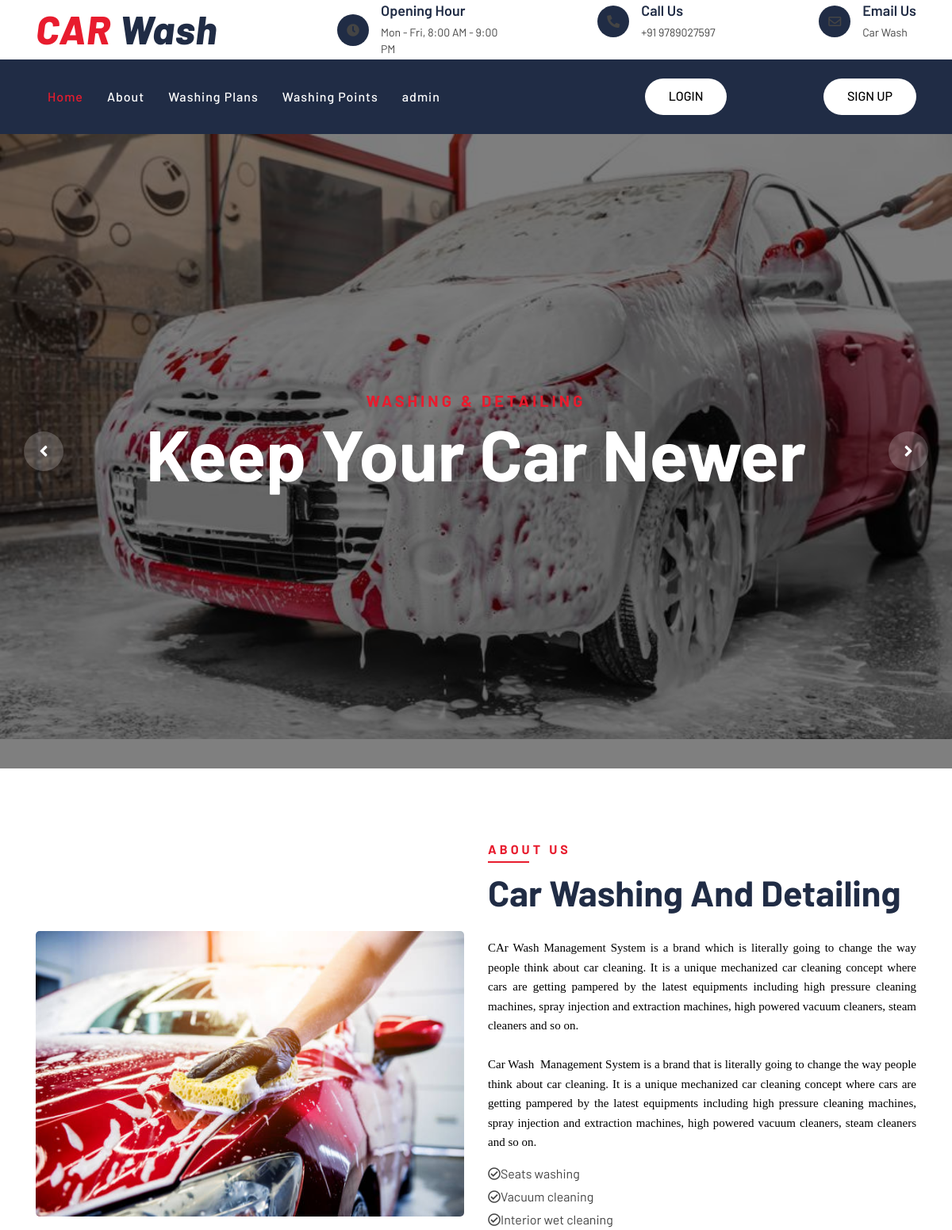
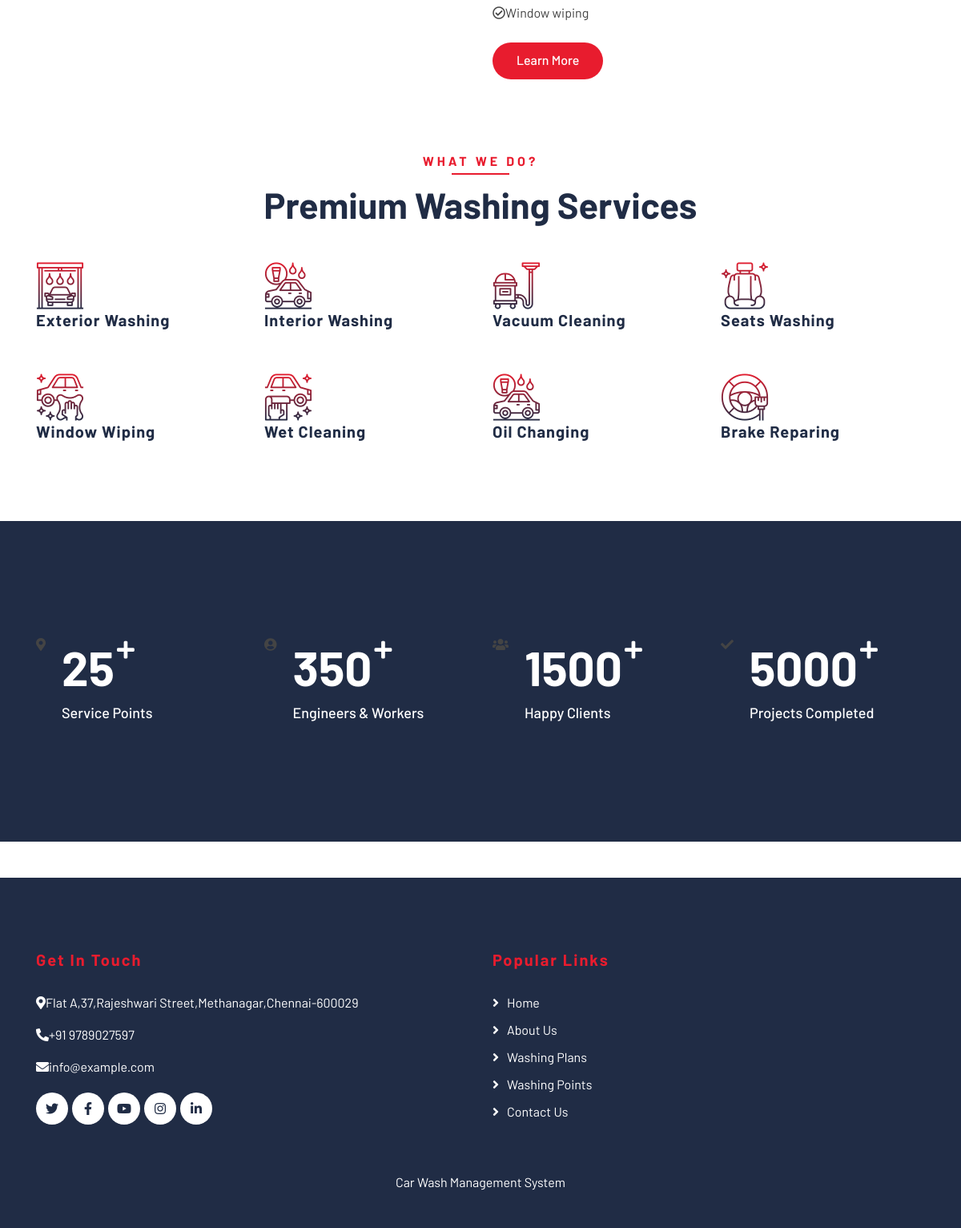
Page /cwms/index.php on the committed database (2 pictures, top to bottom).
### tables this page shows
CREATE TABLE `tblpages` (
  `id` int(11) NOT NULL,
  `type` varchar(255) DEFAULT '',
  `detail` longtext DEFAULT NULL,
  `openignHrs` varchar(255) DEFAULT NULL,
  `phoneNumber` bigint(20) DEFAULT NULL,
  `emailId` varchar(120) DEFAULT NULL
);

### cwms/index.php (the view, shortened to what this page needs)
<?php
include('includes/config.php');
?>
<!DOCTYPE html>
<html lang="en">
    <head>
        <link href="https://stackpath.bootstrapcdn.com/bootstrap/4.4.1/css/bootstrap.min.css" rel="stylesheet">
        <link href="https://cdnjs.cloudflare.com/ajax/libs/font-awesome/5.10.0/css/all.min.css" rel="stylesheet">
        <link href="lib/flaticon/font/flaticon.css" rel="stylesheet">
        <link href="lib/animate/animate.min.css" rel="stylesheet">
        <link href="lib/owlcarousel/assets/owl.carousel.min.css" rel="stylesheet">
        <link href="css/style.css" rel="stylesheet">
    </head>
    <body>
<?php include_once('includes/header.php');?>
        <div class="carousel">
            <div class="container-fluid">
                <div class="owl-carousel">
                    <div class="carousel-item">
                        <div class="carousel-img">
                            <img src="img/cr1.jpg" alt="Image">
                        </div>
                        <div class="carousel-text">
                            <h3>Washing & Detailing</h3>
                            <h1>Keep your Car Newer</h1>
                        </div>
                    </div>
                </div>
            </div>
        </div>
        <div class="about">
            <div class="container">
                <div class="row align-items-center">
                    <div class="col-lg-6">
                        <div class="about-img">
                            <img src="img/cr4.jpg" alt="Image">
                        </div>
                    </div>
                    <div class="col-lg-6">
                        <div class="section-header text-left">
                            <p>About Us</p>
                            <h2>car washing and detailing</h2>
                        </div>
                        <div class="about-content">
                            <p>
                            <?php
$sql = "SELECT type,detail from tblpages where type='aboutus'";
$query = $dbh -> prepare($sql);
$query->execute();
$results=$query->fetchAll(PDO::FETCH_OBJ);
foreach($results as $result)
{
?>
                            <p>
                            <?php   echo $result->detail; ?>
                            </p>
                        <?php } ?>
                            </p>
                            <ul>
                                <li><em class="far fa-check-circle"></em>Seats washing</li>
                                <li><em class="far fa-check-circle"></em>Vacuum cleaning</li>
                                <li><em class="far fa-check-circle"></em>Interior wet cleaning</li>
                                <li><em class="far fa-check-circle"></em>Window wiping</li>
                            </ul>
                            <a class="btn btn-custom" href="about.php">Learn More</a>
                        </div>
                    </div>
                </div>
            </div>
        </div>
        <div class="service">
            <div class="container">
                <div class="section-header text-center">
                    <p>What We Do?</p>
                    <h2>Premium Washing Services</h2>
                </div>
                <div class="row">
                    <div class="col-lg-3 col-md-6">
                        <div class="service-item">
                            <em class="flaticon-car-wash-1"></em>
                            <h3>Exterior Washing</h3>
                        </div>
                    </div>
                    <div class="col-lg-3 col-md-6">
                        <div class="service-item">
                            <em class="flaticon-car-wash"></em>
                            <h3>Interior Washing</h3>
                        </div>
                    </div>
                    <div class="col-lg-3 col-md-6">
                        <div class="service-item">
                            <em class="flaticon-vacuum-cleaner"></em>
                            <h3>Vacuum Cleaning</h3>
                        </div>
                    </div>
                    <div class="col-lg-3 col-md-6">
                        <div class="service-item">
                            <em class="flaticon-seat"></em>
                            <h3>Seats Washing</h3>
                        </div>
                    </div>
                    <div class="col-lg-3 col-md-6">
                        <div class="service-item">
                            <em class="flaticon-car-service"></em>
                            <h3>Window Wiping</h3>
                        </div>
                    </div>
                    <div class="col-lg-3 col-md-6">
                        <div class="service-item">
                            <em class="flaticon-car-service-2"></em>
                            <h3>Wet Cleaning</h3>
                        </div>
                    </div>
                    <div class="col-lg-3 col-md-6">
                        <div class="service-item">
                            <em class="flaticon-car-wash"></em>
                            <h3>Oil Changing</h3>
                        </div>
                    </div>
                    <div class="col-lg-3 col-md-6">
                        <div class="service-item">
                            <em class="flaticon-brush-1"></em>
                            <h3>Brake Reparing</h3>
                        </div>
                    </div>
                </div>
            </div>
        </div>
        <div class="facts" data-parallax="scroll" data-image-src="img/facts.jpg">
            <div class="container">
                <div class="row">
                    <div class="col-lg-3 col-md-6">
                        <div class="facts-item">
                            <em class="fa fa-map-marker-alt"></em>
                            <div class="facts-text">
                                <h3 data-toggle="counter-up">25</h3>
                                <p>Service Points</p>
                            </div>
                        </div>
                    </div>
                    <div class="col-lg-3 col-md-6">
                        <div class="facts-item">
                            <em class="fa fa-user-circle"></em>
                            <div class="facts-text">
                                <h3 data-toggle="counter-up">350</h3>
                                <p>Engineers & Workers</p>
                            </div>
                        </div>
                    </div>
                    <div class="col-lg-3 col-md-6">
                        <div class="facts-item">
                            <em class="fa fa-users"></em>
                            <div class="facts-text">
                                <h3 data-toggle="counter-up">1500</h3>
                                <p>Happy Clients</p>
                            </div>
                        </div>
                    </div>
                    <div class="col-lg-3 col-md-6">
                        <div class="facts-item">
                            <em class="fa fa-check"></em>
                            <div class="facts-text">
                                <h3 data-toggle="counter-up">5000</h3>
                                <p>Projects Completed</p>
                            </div>
                        </div>
                    </div>
                </div>
            </div>
        </div>
        <?php include_once('includes/footer.php');?>
    </body>
</html>

### cwms/includes/header.php (shortened to what this page needs)
        <div class="top-bar">
            <div class="container">
                <div class="row align-items-center">
                    <div class="col-lg-4 col-md-12">
                        <div class="logo">
                            <a href="index.php">
                                <h1>CAR <span>Wash</span></h1>
                            </a>
                        </div>
                    </div>
<?php
$sql = "SELECT * from tblpages where type='contact'";
$query = $dbh -> prepare($sql);
$query->execute();
$results=$query->fetchAll(PDO::FETCH_OBJ);
foreach($results as $result)
{
?>
                    <div class="col-lg-8 col-md-7 d-none d-lg-block">
                        <div class="row">
                            <div class="col-4">
                                <div class="top-bar-item">
                                    <div class="top-bar-icon">
                                        <em class="fa fa-clock"></em>
                                    </div>
                                    <div class="top-bar-text">
                                        <h3>Opening Hour</h3>
                                        <p>Mon - Fri, 8:00 AM - 9:00 PM</p>
                                    </div>
                                </div>
                            </div>
                            <div class="col-4">
                                <div class="top-bar-item">
                                    <div class="top-bar-icon">
                                        <em class="fa fa-phone-alt"></em>
                                    </div>
                                    <div class="top-bar-text">
                                        <h3>Call Us</h3>
                                        <p>+91 9789027597</p>
                                    </div>
                                </div>
                            </div>
                            <div class="col-4">
                                <div class="top-bar-item">
                                    <div class="top-bar-icon">
                                        <em class="far fa-envelope"></em>
                                    </div>
                                    <div class="top-bar-text">
                                        <h3>Email Us</h3>
                                        <p>Car Wash</p>
                                    </div>
                                </div>
                            </div>
                        </div>
                    </div>
                <?php } ?>
                </div>
            </div>
        </div>
        <div class="nav-bar">
            <div class="container">
                <nav class="navbar navbar-expand-lg bg-dark navbar-dark">
                    <div class="collapse navbar-collapse justify-content-between" id="navbarCollapse">
                        <div class="navbar-nav mr-auto">
                            <a href="index.php" class="nav-item nav-link active">Home</a>
                            <a href="about.php" class="nav-item nav-link">About</a>
                            <a href="washing-plans.php" class="nav-item nav-link">Washing Plans</a>
                            <a href="location.php" class="nav-item nav-link">Washing Points</a>
                            <a href="admin" class="nav-item nav-link">admin</a>
                        </div>
                        <div class="ml-auto">
                            <a class="btn btn-custom" href="Login.php">LOGIN</a>
                        </div>
                        <div class="ml-auto">
                            <a class="btn btn-custom" href="Signup.php">SIGN UP</a>
                        </div>
                    </div>
                </nav>
            </div>
        </div>

### cwms/includes/footer.php (shortened to what this page needs)
<div class="footer">
            <div class="container">
                <div class="row">
                    <div class="col-lg-6 col-md-6">
                        <div class="footer-contact">
                            <h2>Get In Touch</h2>
<?php
$sql = "SELECT * from tblpages where type='contact'";
$query = $dbh -> prepare($sql);
$query->execute();
$results=$query->fetchAll(PDO::FETCH_OBJ);
foreach($results as $result)
{
?>
                            <p><em class="fa fa-map-marker-alt"></em>Flat A,37,Rajeshwari Street,Methanagar,Chennai-600029</p>
                            <p><em class="fa fa-phone-alt"></em>+91 9789027597</p>
                            <p><em class="fa fa-envelope"></em><?php   echo $result->emailId; ?></p>
                        <?php } ?>
                            <div class="footer-social">
                                <a class="btn" href=""><em class="fab fa-twitter"></em></a>
                                <a class="btn" href=""><em class="fab fa-facebook-f"></em></a>
                                <a class="btn" href=""><em class="fab fa-youtube"></em></a>
                                <a class="btn" href=""><em class="fab fa-instagram"></em></a>
                                <a class="btn" href=""><em class="fab fa-linkedin-in"></em></a>
                            </div>
                        </div>
                    </div>
                    <div class="col-lg-5 col-md-6">
                        <div class="footer-link">
                            <h2>Popular Links</h2>
                              <a href="index.php">Home</a>
                            <a href="about.php">About Us</a>
                            <a href="washing-plans.php">Washing Plans</a>
                            <a href="location.php">Washing Points</a>
                            <a href="contact.php">Contact Us</a>
                        </div>
                    </div>
                </div>
            </div>
            <div class="container copyright">
                <p>Car Wash Management System</p>
            </div>
        </div>

### rows in the picture
tblpages: emailId "info@example.com"
tblpages: detail "CAr Wash Management System is a brand which is literally going to change the way people think about car cleaning. It is a unique mechanized car cleaning concept where cars are getting pampered by the latest equipments including high pressure cleaning machines, spray injection and extraction machines, high powered vacuum cleaners, steam cleaners and so on. Car Wash Management System is a brand that is literally going to change the way people think about car cleaning. It is a unique mechanized car cleaning concept where cars are getting pampered by the latest equipments including high pressure cleaning machines, spray injection and extraction machines, high powered vacuum cleaners, steam…"
